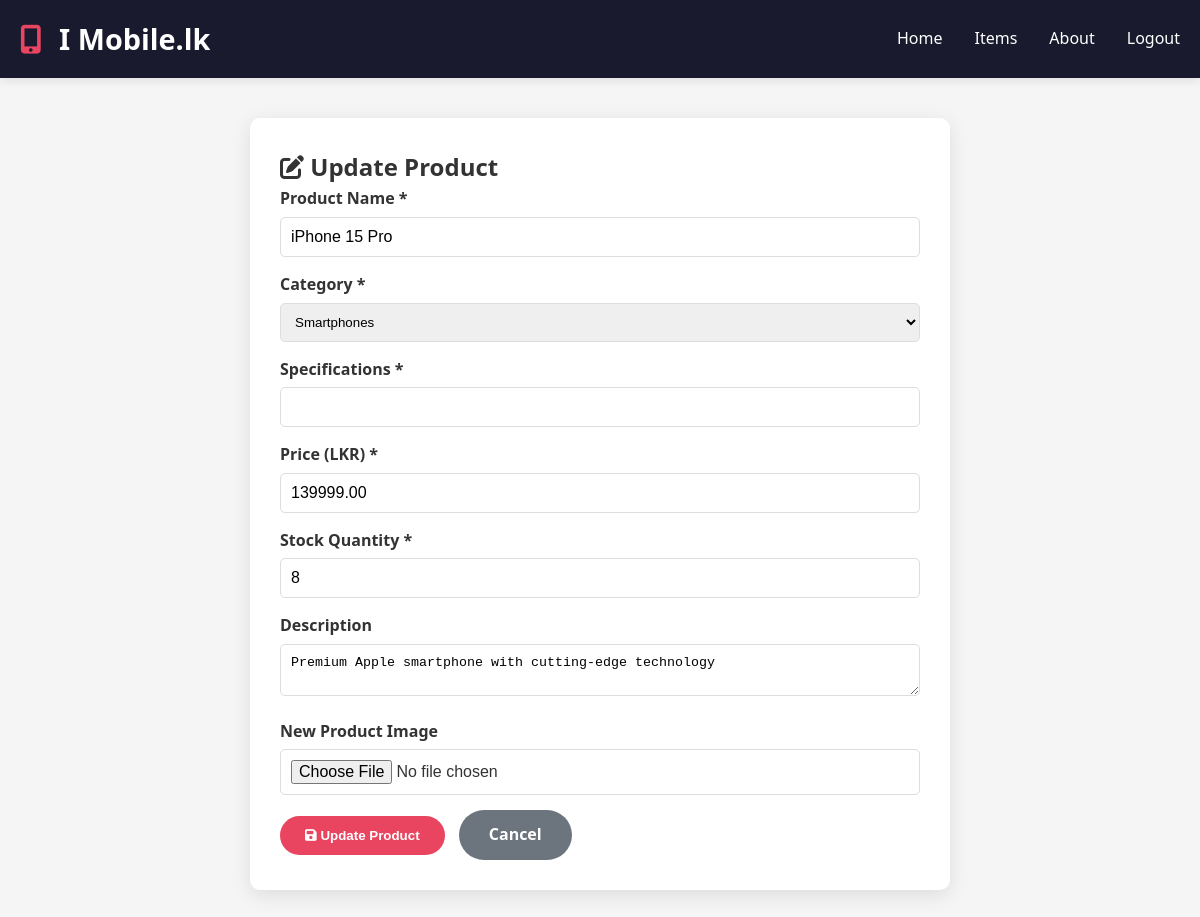
/product_update.php?id=2 (signed in), run on the app's committed database.
### tables this page shows
CREATE TABLE IF NOT EXISTS products (
    id INT PRIMARY KEY AUTO_INCREMENT,
    name VARCHAR(150) NOT NULL,
    description TEXT,
    category_id INT,
    price DECIMAL(10, 2) NOT NULL,
    stock INT DEFAULT 0,
    image_url VARCHAR(255),
    status ENUM('active', 'inactive') DEFAULT 'active',
    created_at TIMESTAMP DEFAULT CURRENT_TIMESTAMP,
    updated_at TIMESTAMP DEFAULT CURRENT_TIMESTAMP ON UPDATE CURRENT_TIMESTAMP,
    FOREIGN KEY (category_id) REFERENCES categories(id) ON DELETE SET NULL
);

CREATE TABLE IF NOT EXISTS categories (
    id INT PRIMARY KEY AUTO_INCREMENT,
    name VARCHAR(100) NOT NULL UNIQUE,
    description TEXT,
    created_at TIMESTAMP DEFAULT CURRENT_TIMESTAMP
);

### product_update.php (the view, shortened to what this page needs)
<?php
require_once 'inc/db_connect.php';
$product_id = isset($_GET['id']) ? (int)$_GET['id'] : 0;
if ($product_id > 0) {
    $stmt = $pdo->prepare("SELECT * FROM products WHERE id = ?");
    $stmt->execute([$product_id]);
    $product = $stmt->fetch(PDO::FETCH_ASSOC);
} else {
    header('Location: db.php');
    exit;
}
$categories = $pdo->query("SELECT * FROM categories ORDER BY name")->fetchAll();
?>
<!DOCTYPE html>
<html lang="en">
<head>
    <link rel="stylesheet" href="assets/css/styles.css">
    <link rel="stylesheet" href="https://cdnjs.cloudflare.com/ajax/libs/font-awesome/6.0.0-beta3/css/all.min.css">
</head>
<body>
    <header>
        <div class="container header-container">
            <div class="logo"><i class="fas fa-mobile-alt"></i> I Mobile.lk</div>
            <nav>
                <ul>
                    <li><a href="index.php">Home</a></li>
                    <li><a href="items.php">Items</a></li>
                    <li><a href="about.php">About</a></li>
                    <li><a href="auth/logout.php">Logout</a></li>
                </ul>
            </nav>
        </div>
    </header>
    <div class="container">
        <div class="form-container">
            <h2><i class="fas fa-edit"></i> Update Product</h2>
            <form action="product_update.php?id=<?= (int)$product_id ?>" method="POST" enctype="multipart/form-data">
                <div class="form-group">
                    <label for="name">Product Name *</label>
                    <input type="text" id="name" name="name" value="<?= htmlspecialchars($product['name'] ?? '') ?>" required>
                </div>
                <div class="form-group">
                    <label for="category_id">Category *</label>
                    <select id="category_id" name="category_id" required>
                        <?php foreach ($categories as $cat): ?>
                            <option value="<?= (int)$cat['id'] ?>" <?= ((int)($product['category_id'] ?? 0) === (int)$cat['id']) ? 'selected' : '' ?>><?= htmlspecialchars($cat['name']) ?></option>
                        <?php endforeach; ?>
                    </select>
                </div>
                <div class="form-group">
                    <label for="specs">Specifications *</label>
                    <input type="text" id="specs" name="specs" value="<?= htmlspecialchars($product['specs'] ?? '') ?>" required>
                </div>
                <div class="form-group">
                    <label for="price">Price (LKR) *</label>
                    <input type="number" step="0.01" id="price" name="price" value="<?= htmlspecialchars((string)($product['price'] ?? 0)) ?>" required>
                </div>
                <div class="form-group">
                    <label for="stock">Stock Quantity *</label>
                    <input type="number" id="stock" name="stock" value="<?= (int)($product['stock'] ?? 0) ?>" required>
                </div>
                <div class="form-group">
                    <label for="description">Description</label>
                    <textarea id="description" name="description"><?= htmlspecialchars($product['description'] ?? '') ?></textarea>
                </div>
                <div class="form-group">
                    <label for="image">New Product Image</label>
                    <input type="file" id="image" name="image" accept="image/*">
                </div>
                <button type="submit" class="btn-submit"><i class="fas fa-save"></i> Update Product</button>
                <a href="db.php" class="btn" style="background:#6c757d; margin-left:10px;">Cancel</a>
            </form>
        </div>
    </div>
</body>
</html>

### assets/css/styles.css (style rules this page uses)
* { margin: 0; padding: 0; box-sizing: border-box; }
body { font-family: 'Segoe UI', Tahoma, Geneva, Verdana, sans-serif; line-height: 1.6; color: #333; background-color: #f5f5f5; }
.container { max-width: 1200px; margin: 0 auto; padding: 0 20px; }
header { background: #1a1a2e; color: white; padding: 1rem 0; position: sticky; top: 0; z-index: 100; box-shadow: 0 2px 10px rgba(0,0,0,0.1); }
.header-container { display: flex; justify-content: space-between; align-items: center; flex-wrap: wrap; }
.logo { font-size: 1.8rem; font-weight: bold; }
.logo i { color: #e94560; margin-right: 10px; }
nav ul { display: flex; list-style: none; gap: 2rem; }
nav ul li a { color: white; text-decoration: none; font-weight: 500; transition: color 0.3s; padding: 8px 0; }
.btn { display: inline-block; background: #e94560; color: white; padding: 12px 30px; text-decoration: none; border-radius: 30px; font-weight: bold; transition: all 0.3s; border: none; cursor: pointer; }
.form-group { margin-bottom: 20px; }
.form-group label { display: block; margin-bottom: 8px; font-weight: 500; }
.form-group input { width: 100%; padding: 12px 15px; border: 1px solid #ddd; border-radius: 8px; font-size: 1rem; transition: border 0.3s; }

### product_update.php (style rules this page uses)
.form-container { max-width: 700px; margin: 40px auto; background: #fff; padding: 30px; border-radius: 10px; box-shadow: 0 5px 20px rgba(0,0,0,0.1); }
.form-group { margin-bottom: 15px; }
.form-group label { display: block; font-weight: 600; margin-bottom: 5px; }
.form-group input, .form-group select, .form-group textarea { width: 100%; padding: 10px; border: 1px solid #ddd; border-radius: 5px; }
.btn-submit { background: #e94560; color: #fff; padding: 12px 25px; border: none; border-radius: 30px; cursor: pointer; font-weight: bold; }

### data on the page
products: name "iPhone 15 Pro", category_id "Smartphones", price "139999.00", stock "8", description "Premium Apple smartphone with cutting-edge technology"
